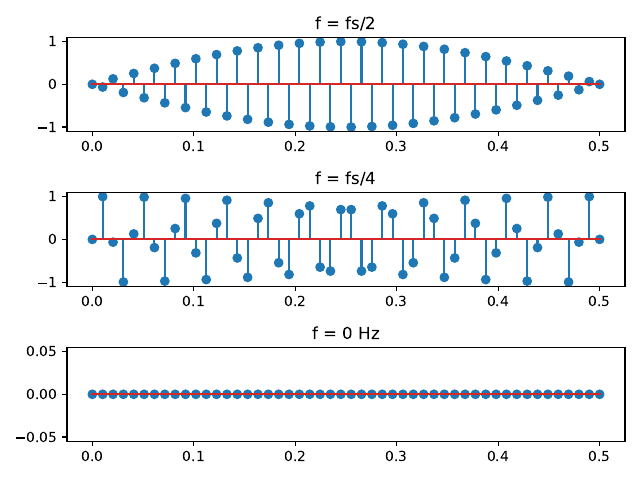

Generate this figure with Python:
import numpy as np
import matplotlib.pyplot as plt

# ex6 - frecvente speciale fs/2, fs/4, 0 Hz
fs = 100
t = np.linspace(0, 0.5, 50)  # 50 de esantioane in 0.5 secunde

# a) f = fs/2
x_a = np.sin(2*np.pi*(fs/2)*t)

# b) f = fs/4
x_b = np.sin(2*np.pi*(fs/4)*t)

# c) f = 0 Hz
x_c = np.sin(2*np.pi*0*t)

fig, ax = plt.subplots(3)
ax[0].stem(t, x_a)
ax[0].set_title('f = fs/2')
ax[1].stem(t, x_b)
ax[1].set_title('f = fs/4')
ax[2].stem(t, x_c)
ax[2].set_title('f = 0 Hz')
plt.tight_layout()
plt.savefig('Lab2/ex6.pdf')
plt.show()
